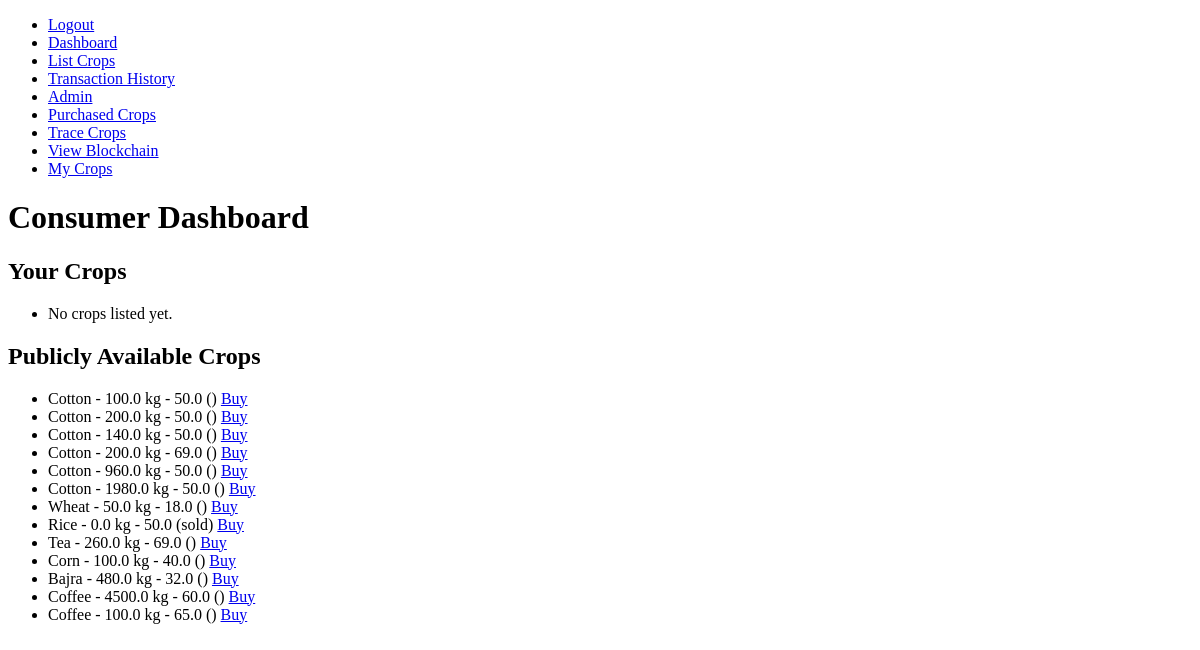
The page /dashboard/ (signed in) on the database as committed earlier.
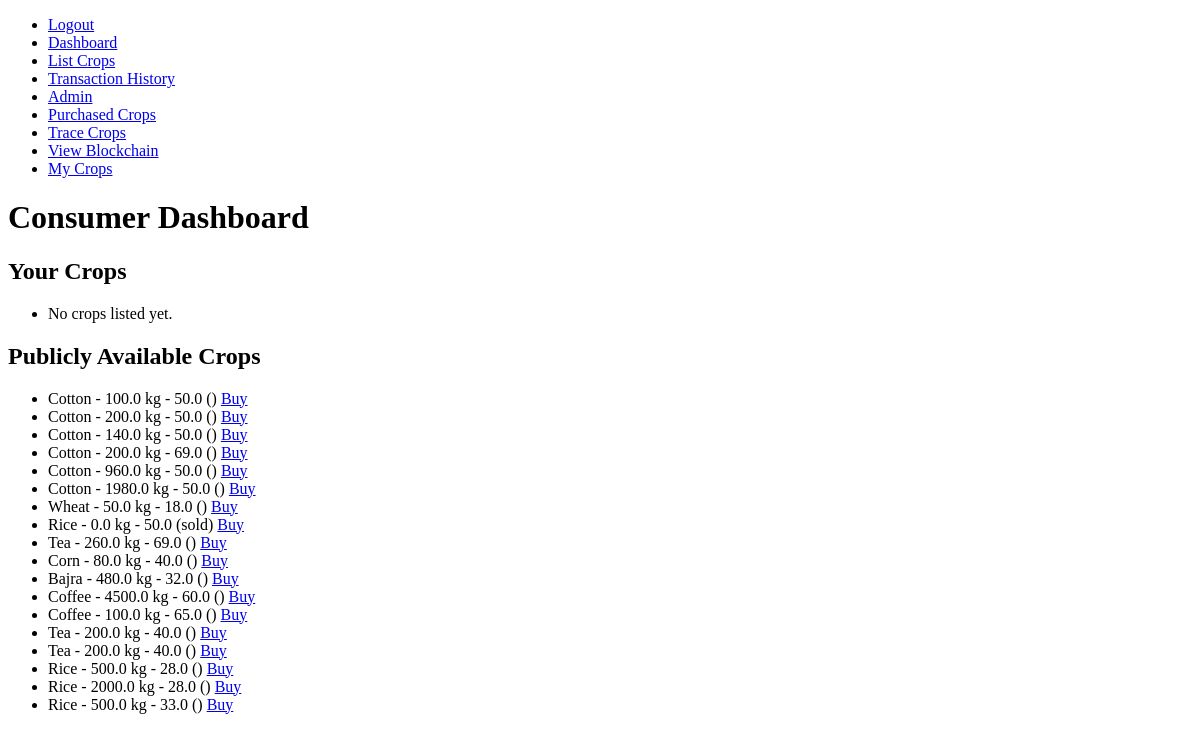
The same page on the database as committed later.
### supply_chain/models.py (models this page shows, shortened)
class Crop(models.Model):
    name = models.CharField(max_length=100)
    quantity = models.FloatField()
    price = models.FloatField()
    current_owner = models.ForeignKey(CustomUser, on_delete=models.CASCADE, related_name='owned_crops')
    status = models.CharField(max_length=20, choices=[('listed', 'Listed'), ('sold', 'Sold')])
    current_stage = models.CharField(max_length=100, default='Listed by Farmer')
    transaction_hash = models.CharField(max_length=64, blank=True, null=True)
    allowed_users = models.ManyToManyField(CustomUser, related_name='allowed_crops', blank=True)
    visibility = models.CharField(max_length=10, choices=[('public', 'Public'), ('private', 'Private')], default='public')

### supply_chain/views.py (the view)
# urls.py: path('', RedirectView.as_view(url='/dashboard/')),  # Redirect root URL to dashboard
@login_required
def dashboard(request):
    user = request.user
    if user.role == 'FARMER':
        user_crops = Crop.objects.filter(allowed_users=user)
        public_crops = Crop.objects.filter(visibility='public')
        return render(request, 'farmer_dashboard.html', {'user_crops': user_crops, 'public_crops': public_crops})
    elif user.role == 'DISTRIBUTOR':
        user_crops = Crop.objects.filter(allowed_users=user)
        public_crops = Crop.objects.filter(visibility='public')
        return render(request, 'distributor_dashboard.html', {'user_crops': user_crops, 'public_crops': public_crops})
    elif user.role == 'CONSUMER':
        public_crops = Crop.objects.filter(visibility='public')
        user_crops = Crop.objects.filter(allowed_users=user)
        return render(request, 'consumer_dashboard.html', {'user_crops': user_crops,'public_crops': public_crops})
    else:
        return redirect('list_crops')

### supply_chain/templates/consumer_dashboard.html
{% extends 'base.html' %}
{% block content %}
<h1>Consumer Dashboard</h1>
<h2>Your Crops</h2>
<ul>
    {% if user_crops %}
        {% for crop in user_crops %}
            <li>{{ crop.name }} - {{ crop.quantity }} kg - {{ crop.price }} ({{ crop.status }})
                <a href="{% url 'buy_crops' crop.id %}">Buy</a>
            </li>
        {% endfor %}
    {% else %}
        <li>No crops listed yet.</li>
    {% endif %}
</ul>
<h2>Publicly Available Crops</h2>
<ul>
    {% if public_crops %}
        {% for crop in public_crops %}
            <li>{{ crop.name }} - {{ crop.quantity }} kg - {{ crop.price }} ({{ crop.status }})
                <a href="{% url 'buy_crops' crop.id %}">Buy</a>
            </li>
        {% endfor %}
    {% else %}
        <li>No public crops available.</li>
    {% endif %}
</ul>
{% endblock %}

Rows that differ between the two databases and show on the page:
changed Crop "Corn": quantity "100.0" → "80.0"
added Crop: name "Tea", quantity "200.0", price "40.0"
added Crop: name "Tea", quantity "200.0", price "40.0"
added Crop: name "Rice", quantity "500.0", price "28.0"
added Crop: name "Rice", quantity "2000.0", price "28.0"
added Crop: name "Rice", quantity "500.0", price "33.0"
